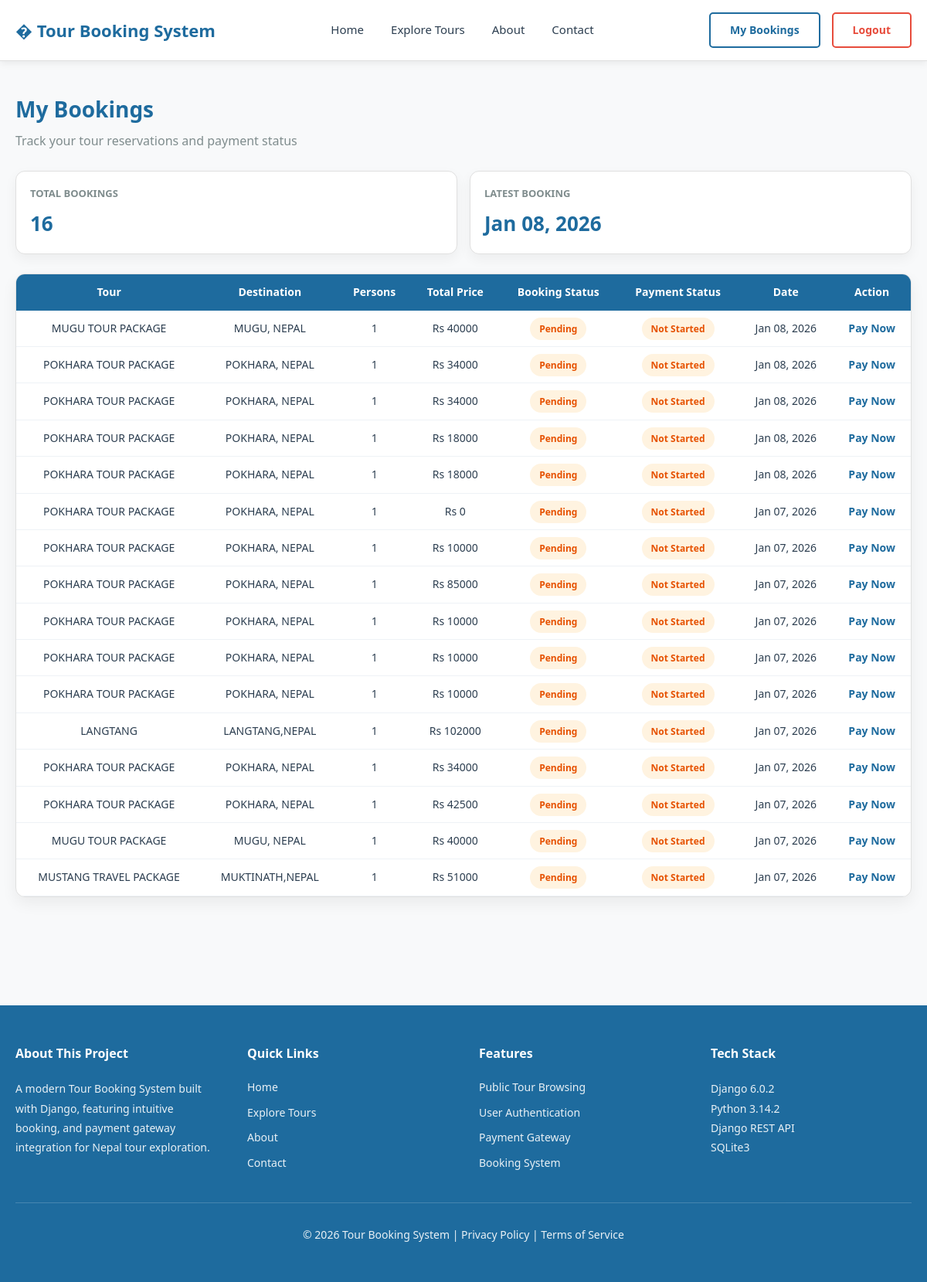
Screenshot of /bookings/ (signed in) with the database file from the repository.
### tour/models.py (models this page shows, shortened)
class Booking(models.Model):
    STATUS_CHOICES = [
        ('pending', 'Pending'),
        ('confirmed', 'Confirmed'),
        ('cancelled', 'Cancelled'),
    ]
    tourist = models.ForeignKey(Tourist, on_delete=models.CASCADE)
    tour = models.ForeignKey(Tour, on_delete=models.CASCADE)
    hotel = models.ForeignKey(Hotel, on_delete=models.SET_NULL, null=True, blank=True)
    addons = models.ManyToManyField(Addon, blank=True)
    days = models.PositiveIntegerField(default=1)
    persons = models.PositiveIntegerField(default=1)  # add persons if not already
    total_price = models.PositiveIntegerField(default=0)
    booking_date = models.DateTimeField(auto_now_add=True)
    status = models.CharField(max_length=20, choices=STATUS_CHOICES, default='pending')
    @property
    def computed_total_price(self):
        price = self.tour.base_price * self.days
        if self.days == 2:
            price *= 0.9
        elif self.days >= 3:
            price *= 0.85
        if self.hotel:
            price += self.hotel.price_per_day * self.days
        if self.addons.exists():
            for addon in self.addons.all():
                price += addon.price
        return int(price * self.persons)

class Tour(models.Model):
    title = models.CharField(max_length=200)   # Mustang Tour Package
    destination = models.CharField(max_length=150)
    duration_days = models.PositiveIntegerField()
    base_price = models.PositiveIntegerField(help_text="Price for 1 person")
    description = models.TextField()
    is_active = models.BooleanField(default=True)
    created_at = models.DateTimeField(auto_now_add=True)

### tour/views.py (the view)
# urls.py: path('bookings/', views.my_bookings, name='my_bookings'),
@login_required
def my_bookings(request):
    bookings = (
        Booking.objects.filter(tourist__user=request.user)
        .select_related('tour', 'hotel')
        .order_by('-booking_date')
    )
    return render(request, 'tour/my_bookings.html', {'bookings': bookings})

### tour/templates/tour/my_bookings.html (shortened to what this page needs)
{% extends "base.html" %}
{% block content %}
<div class="bookings-container">
    <div class="page-header">
        <h1>My Bookings</h1>
        <p>Track your tour reservations and payment status</p>
    </div>
    <div class="stats-grid">
        <div class="stat-card">
            <h4>Total Bookings</h4>
            <p>{{ bookings.count }}</p>
        </div>
        <div class="stat-card">
            <h4>Latest Booking</h4>
            <p>
                {% if bookings %}
                    {{ bookings.0.booking_date|date:"M d, Y" }}
                {% else %}
                    —
                {% endif %}
            </p>
        </div>
    </div>
    <div class="table-wrapper">
        <table>
            <thead>
                <tr>
                    <th>Tour</th>
                    <th>Destination</th>
                    <th>Persons</th>
                    <th>Total Price</th>
                    <th>Booking Status</th>
                    <th>Payment Status</th>
                    <th>Date</th>
                    <th>Action</th>
                </tr>
            </thead>
            <tbody>
            {% for booking in bookings %}
            <tr>
                <td data-label="Tour">
                    {{ booking.tour.title }}
                </td>
                <td data-label="Destination">
                    {{ booking.tour.destination }}
                </td>
                <td data-label="Persons">
                    {{ booking.persons }}
                </td>
                <td data-label="Total Price">
                    Rs {{ booking.computed_total_price }}
                </td>
                <td data-label="Booking Status">
                    {% if booking.status == "pending" %}
                        <span class="badge badge-pending">Pending</span>
                    {% elif booking.status == "confirmed" %}
                        <span class="badge badge-confirmed">Confirmed</span>
                    {% else %}
                        <span class="badge badge-cancelled">Cancelled</span>
                    {% endif %}
                </td>
                <td data-label="Payment Status">
                    {% if booking.payment %}
                        {% if booking.payment.status == "pending" %}
                            <span class="badge badge-pending">Pending</span>
                        {% elif booking.payment.status == "completed" %}
                            <span class="badge badge-confirmed">Completed</span>
                        {% else %}
                            <span class="badge badge-failed">Failed</span>
                        {% endif %}
                    {% else %}
                        <span class="badge badge-pending">Not Started</span>
                    {% endif %}
                </td>
                <td data-label="Date">
                    {{ booking.booking_date|date:"M d, Y" }}
                </td>
                <td data-label="Action">
                    {% if booking.status == "pending" %}
                        <a href="{% url 'payment_gateway' booking.id %}"
                           style="color: var(--primary); font-weight: 600; text-decoration: none;">
                           Pay Now
                        </a>
                    {% elif booking.status == "confirmed" %}
                        <span style="color:#2e7d32;font-weight:600;">
                            Confirmed
                        </span>
                    {% endif %}
                </td>
            </tr>
            {% empty %}
            <tr>
                <td colspan="8" class="empty-row">
                    No bookings available
                </td>
            </tr>
            {% endfor %}
            </tbody>
        </table>
    </div>
</div>
{% endblock %}

### tour/templates/base.html (style rules this page uses)
* { margin: 0; padding: 0; box-sizing: border-box; }
:root { --primary: #1E6B9E; --primary-light: #2980B9; --primary-dark: #154B7A; --accent: #17A2B8; --accent-hover: #138496; --success: #27AE60; --danger: #E74C3C; --warning: #F39C12; --light-bg: #F8F9FA; --white: #FFFFFF; --text-dark: #2C3E50; --text-gray: #7F8C8D; --border-color: #E0E0E0; }
body { font-family: 'Segoe UI', Tahoma, Geneva, Verdana, sans-serif; line-height: 1.6; color: var(--text-dark); background: var(--light-bg); min-height: 100vh; }

### tour/templates/tour/my_bookings.html (style rules this page uses)
.bookings-container { max-width: 1200px; margin: auto; padding: 40px 20px 60px; }
.page-header { margin-bottom: 25px; }
.page-header h1 { margin: 0 0 6px; font-size: 28px; font-weight: 800; color: var(--primary); }
.page-header p { margin: 0; color: var(--text-gray); }
.stats-grid { display: grid; grid-template-columns: repeat(auto-fit, minmax(220px, 1fr)); gap: 16px; margin-bottom: 25px; }
.stat-card { background: #fff; border-radius: 12px; padding: 18px; border: 1px solid var(--border-color); box-shadow: 0 6px 16px rgba(0,0,0,0.05); }
.stat-card h4 { margin: 0 0 8px; font-size: 13px; text-transform: uppercase; color: var(--text-gray); }
.stat-card p { margin: 0; font-size: 26px; font-weight: 800; color: var(--primary); }
.table-wrapper { background: #fff; border-radius: 12px; overflow: hidden; border: 1px solid var(--border-color); box-shadow: 0 8px 20px rgba(0,0,0,0.06); }
table { width: 100%; border-collapse: collapse; }
thead { background: #1E6B9E; color: #fff; }
th, td { padding: 12px 14px; text-align: center; font-size: 14px; }
tbody tr { border-bottom: 1px solid #eef2f6; }
.badge { padding: 6px 12px; border-radius: 20px; font-size: 12px; font-weight: 600; }
.badge-pending { background: #fff3e0; color: #e65100; }

### rows the page displays
Booking: booking_date "Jan 08, 2026", tour "MUGU TOUR PACKAGE", tour.destination "MUGU, NEPAL", persons "1", computed_total_price "40000", status "Pending", shows "Not Started"
Booking: tour "POKHARA TOUR PACKAGE", tour.destination "POKHARA, NEPAL", persons "1", computed_total_price "34000", status "Pending", shows "Not Started", booking_date "Jan 08, 2026"
Booking: tour "POKHARA TOUR PACKAGE", tour.destination "POKHARA, NEPAL", persons "1", computed_total_price "34000", status "Pending", shows "Not Started", booking_date "Jan 08, 2026"
Booking: tour "POKHARA TOUR PACKAGE", tour.destination "POKHARA, NEPAL", persons "1", computed_total_price "18000", status "Pending", shows "Not Started", booking_date "Jan 08, 2026"
Booking: tour "POKHARA TOUR PACKAGE", tour.destination "POKHARA, NEPAL", persons "1", computed_total_price "18000", status "Pending", shows "Not Started", booking_date "Jan 08, 2026"
Booking: tour "POKHARA TOUR PACKAGE", tour.destination "POKHARA, NEPAL", persons "1", computed_total_price "0", status "Pending", shows "Not Started", booking_date "Jan 07, 2026"
Booking: tour "POKHARA TOUR PACKAGE", tour.destination "POKHARA, NEPAL", persons "1", computed_total_price "10000", status "Pending", shows "Not Started", booking_date "Jan 07, 2026"
Booking: tour "POKHARA TOUR PACKAGE", tour.destination "POKHARA, NEPAL", persons "1", computed_total_price "85000", status "Pending", shows "Not Started", booking_date "Jan 07, 2026"
Booking: tour "POKHARA TOUR PACKAGE", tour.destination "POKHARA, NEPAL", persons "1", computed_total_price "10000", status "Pending", shows "Not Started", booking_date "Jan 07, 2026"
Booking: tour "POKHARA TOUR PACKAGE", tour.destination "POKHARA, NEPAL", persons "1", computed_total_price "10000", status "Pending", shows "Not Started", booking_date "Jan 07, 2026"
Booking: tour "POKHARA TOUR PACKAGE", tour.destination "POKHARA, NEPAL", persons "1", computed_total_price "10000", status "Pending", shows "Not Started", booking_date "Jan 07, 2026"
Booking: tour "LANGTANG", tour.destination "LANGTANG,NEPAL", persons "1", computed_total_price "102000", status "Pending", shows "Not Started", booking_date "Jan 07, 2026"
Booking: tour "POKHARA TOUR PACKAGE", tour.destination "POKHARA, NEPAL", persons "1", computed_total_price "34000", status "Pending", shows "Not Started", booking_date "Jan 07, 2026"
Booking: tour "POKHARA TOUR PACKAGE", tour.destination "POKHARA, NEPAL", persons "1", computed_total_price "42500", status "Pending", shows "Not Started", booking_date "Jan 07, 2026"
Booking: tour "MUGU TOUR PACKAGE", tour.destination "MUGU, NEPAL", persons "1", computed_total_price "40000", status "Pending", shows "Not Started", booking_date "Jan 07, 2026"
Booking: tour "MUSTANG TRAVEL PACKAGE", tour.destination "MUKTINATH,NEPAL", persons "1", computed_total_price "51000", status "Pending", shows "Not Started", booking_date "Jan 07, 2026"

### other values shown
{{ bookings.count }} "16"
